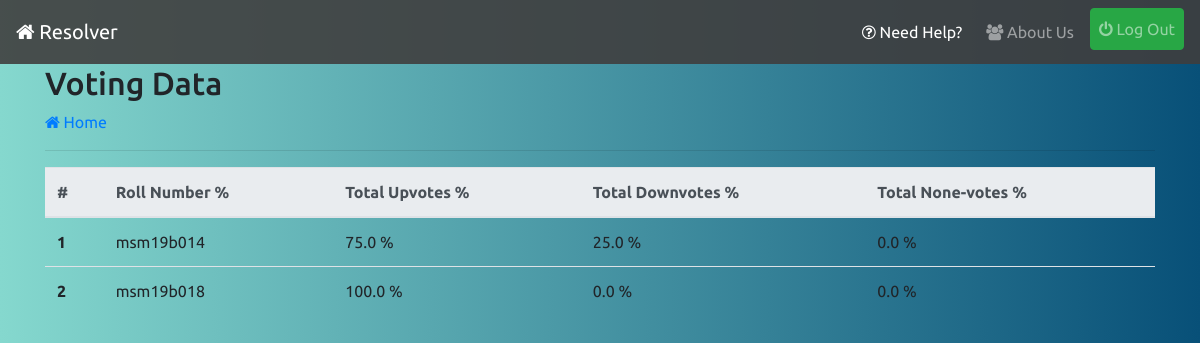
The page /voted-list/ (signed in) on the database as committed earlier.
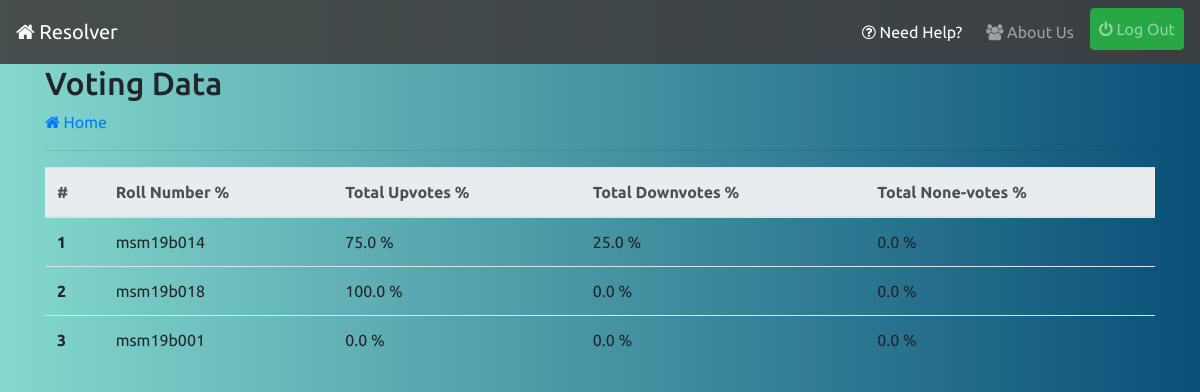
The same page on the database as committed later.
### profiles/models.py (models this page shows, shortened)
class User(AbstractUser):
    pass

### reporter/views.py (the view)
# urls.py: path('voted-list/',views.voted_list_view,name='voted-list'),
@login_required
def voted_list_view(request):
    if(request.user.info.is_cr):
        department = request.user.info.department
        year = request.user.info.join_year
        qs = UserInfo.objects.filter(department=department,join_year=year)
        context = {}
        upvote_percent = 0.0
        downvote_percent = 0.0
        novote_percent = 0.0
        for i in qs:
            try:
                upvote_percent = (abs(i.total_upvotes)/(abs(i.total_upvotes)+abs(i.total_downvotes)+abs(i.total_novotes)))*100
            except ZeroDivisionError:
                upvote_percent = 0.0
            try:
                downvote_percent = ((abs(i.total_downvotes))/(abs(i.total_upvotes)+abs(i.total_downvotes)+abs(i.total_novotes)))*100
            except ZeroDivisionError:
                downvote_percent = 0.0
            try:
                novote_percent = ((abs(i.total_novotes))/(abs(i.total_upvotes)+abs(i.total_downvotes)+abs(i.total_novotes)))*100
            except ZeroDivisionError:
                novote_percent = 0.0
            context[i.user.username] = (
                {'upvote':round(upvote_percent,2),
                'downvote':round(downvote_percent,2),
                'novote':round(novote_percent,2)
                }
            )
        return render(request,'reporter/voted-list.html',{'object_list':context})
    raise PermissionDenied

### reporter/templates/reporter/voted-list.html
{% extends 'base.html' %}
{% load static %}
{% block content %}
<h2>Voting Data</h2>
<a href="{% url 'reporter:index' %}"><i class="fa fa-home"></i> Home</a>
<hr>
<div class="table-responsive">
  <table class="table">
    <thead class="thead-light">
      <tr>
        <th scope="col">#</th>
        <th scope="col">Roll Number %</th>
        <th scope="col">Total Upvotes %</th>
        <th scope="col">Total Downvotes %</th>
        <th scope="col">Total None-votes %</th>
      </tr>
    </thead>
    <tbody>
      <tr>
        {% for obj,val in object_list.items %}
        <th scope="row">{{forloop.counter}}</th>
        <td>{{obj}}</td>
        <td>{{val.upvote}} %</td>
        <td>{{val.downvote}} %</td>
        <td>{{val.novote}} %</td>
      </tr>
      {% empty %}
      <p class="lead">No student Records!</p>
      {% endfor %}
    </tbody>
  </table>
</div>
  {% endblock %}

Rows that differ between the two databases and show on the page:
added User: object_list "msm19b001"
Other text that changed with them:
new list line: "3 0.0 % 0.0 % 0.0 %"
